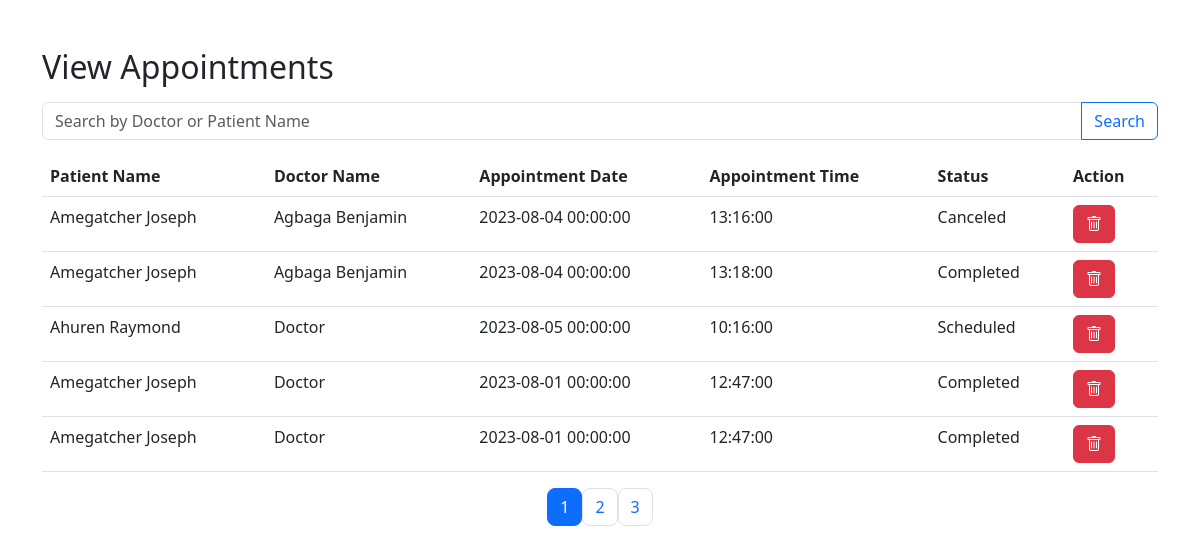
/dashboard/admin/appointment.php, run on the app's committed database.
### tables this page shows
CREATE TABLE `appointments` (
  `id` int(11) NOT NULL,
  `patient_id` int(11) NOT NULL,
  `doctor_id` int(11) NOT NULL,
  `appointment_date` datetime NOT NULL,
  `appointment_time` time NOT NULL,
  `status` varchar(20) NOT NULL DEFAULT 'Pending'
);

CREATE TABLE `patients` (
  `id` int(11) NOT NULL,
  `fullname` varchar(255) NOT NULL,
  `email` varchar(255) NOT NULL,
  `phone` varchar(20) NOT NULL,
  `date_of_birth` date NOT NULL,
  `gender` enum('Male','Female','Other') NOT NULL,
  `address` varchar(650) DEFAULT NULL,
  `location` varchar(255) DEFAULT NULL,
  `password` varchar(255) NOT NULL,
  `status` varchar(20) DEFAULT 'unconfirmed'
);

CREATE TABLE `doctors` (
  `id` int(11) NOT NULL,
  `fullname` varchar(255) NOT NULL,
  `email` varchar(255) NOT NULL,
  `phone` varchar(20) NOT NULL,
  `date_of_birth` date NOT NULL,
  `gender` enum('Male','Female','Other') NOT NULL,
  `address` text DEFAULT NULL,
  `location` varchar(255) DEFAULT NULL,
  `specialization` varchar(255) DEFAULT NULL,
  `password` varchar(255) NOT NULL,
  `status` enum('unconfirmed','pending','confirmed') NOT NULL DEFAULT 'unconfirmed'
);

### dashboard/admin/appointment.php (the view, shortened to what this page needs)
<?php
require_once "../../config/db.php";
$results_per_page_1 = 5;
$current_page_1 = isset($_GET['page_1']) ? $_GET['page_1'] : 1;
$select_sql = "SELECT appointments.id, appointments.patient_id, patients.fullname AS patient_name, appointments.doctor_id, doctors.fullname AS doctor_name,
                      appointments.appointment_date, appointments.appointment_time, appointments.status
               FROM appointments
               INNER JOIN patients ON appointments.patient_id = patients.id
               INNER JOIN doctors ON appointments.doctor_id = doctors.id
               LIMIT ?, ?";
$select_stmt = mysqli_prepare($connection, $select_sql);
$offset = ($current_page_1 - 1) * $results_per_page_1;
mysqli_stmt_bind_param($select_stmt, "ii", $offset, $results_per_page_1);
mysqli_stmt_execute($select_stmt);
$result = mysqli_stmt_get_result($select_stmt);
$count_sql = "SELECT COUNT(*) AS total FROM appointments";
$count_result = mysqli_query($connection, $count_sql);
$count_row = mysqli_fetch_assoc($count_result);
$total_results = $count_row['total'];
$total_page_1s = ceil($total_results / $results_per_page_1);
?>
<!DOCTYPE html>
<html lang="en">
<head>
    <link rel="stylesheet" href="https://cdn.jsdelivr.net/npm/bootstrap@5.3.0/dist/css/bootstrap.min.css">
    <link rel="stylesheet" href="https://cdn.jsdelivr.net/npm/bootstrap-icons/font/bootstrap-icons.css">
</head>
<body>
    <div class="container mt-5">
        <h2 class="mb-3">View Appointments</h2>
        <form class="mb-3" id="searchForm">
            <div class="input-group">
                <input type="text" class="form-control" id="searchInput" placeholder="Search by Doctor or Patient Name">
                <button class="btn btn-outline-primary" type="submit">Search</button>
            </div>
        </form>
        <table class="table">
            <thead>
                <tr>
                    <th>Patient Name</th>
                    <th>Doctor Name</th>
                    <th>Appointment Date</th>
                    <th>Appointment Time</th>
                    <th>Status</th>
                    <th>Action</th>
                </tr>
            </thead>
            <tbody id="appointmentsTable">
                <?php while ($row = mysqli_fetch_assoc($result)) : ?>
                    <tr>
                        <td><?php echo $row['patient_name']; ?></td>
                        <td><?php echo $row['doctor_name']; ?></td>
                        <td><?php echo $row['appointment_date']; ?></td>
                        <td><?php echo $row['appointment_time']; ?></td>
                        <td><?php echo $row['status']; ?></td>
                        <td>
                            <button class="btn btn-danger delete-btn" data-id="<?php echo $row['id']; ?>">
                                <i class="bi bi-trash"></i>
                            </button>
                        </td>
                    </tr>
                <?php endwhile; ?>
            </tbody>
        </table>
        <nav aria-label="Appointments Pagination">
            <ul class="pagination justify-content-center">
                <?php for ($page_1 = 1; $page_1 <= $total_page_1s; $page_1++) : ?>
                    <li class="page_1-item<?php echo ($current_page_1 == $page_1) ? ' active' : ''; ?>">
                        <a class="page-link rounded-3" href="?page_1=<?php echo $page_1; ?>"><?php echo $page_1; ?></a>
                    </li>
                <?php endfor; ?>
            </ul>
        </nav>
    </div>
</body>
</html>

### data on the page
appointments: patient.fullname "Amegatcher Joseph", doctor.fullname "Agbaga Benjamin", appointment_date "2023-08-04 00:00:00", appointment_time "13:16:00", status "Canceled"
appointments: patient.fullname "Amegatcher Joseph", doctor.fullname "Agbaga Benjamin", appointment_date "2023-08-04 00:00:00", appointment_time "13:18:00", status "Completed"
appointments: patient.fullname "Ahuren Raymond", doctor.fullname "Doctor", appointment_date "2023-08-05 00:00:00", appointment_time "10:16:00", status "Scheduled"
appointments: patient.fullname "Amegatcher Joseph", doctor.fullname "Doctor", appointment_date "2023-08-01 00:00:00", appointment_time "12:47:00", status "Completed"
appointments: patient.fullname "Amegatcher Joseph", doctor.fullname "Doctor", appointment_date "2023-08-01 00:00:00", appointment_time "12:47:00", status "Completed"
